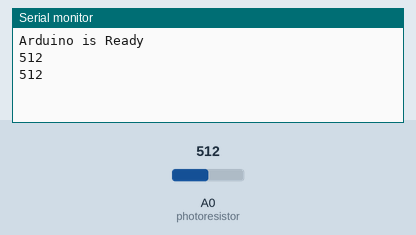
This sketch was run on a simulated Arduino Uno, built with avr-gcc and run on an emulated ATmega328P. Parts: the last lines printed to the serial monitor. The inputs (shaded band) are chosen by the test bench; at power-on: A0 (photoresistor) = 512.

Above: at 1.8 s.
1.9 s: A0 (photoresistor) set to 716
At 2.8 s:
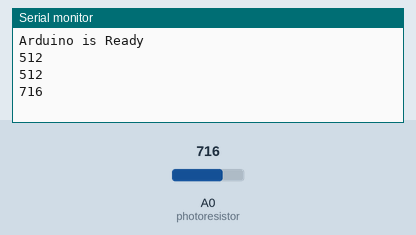
3.4 s: A0 (photoresistor) set to 900
At 4.8 s:
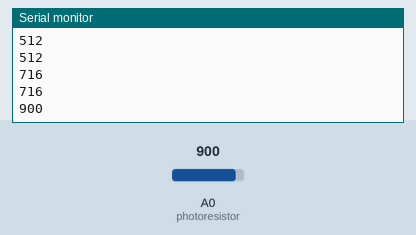
Timing chart, 0 to 6.4 s (numbered marks = the images above; inputs shaded):
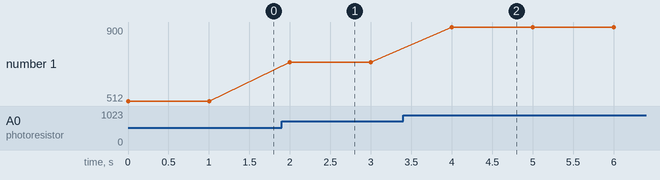

Measured:
- after the input at 1.9 s, the serial monitor: prints a new line after 0.10 s (image 1)
- after the input at 3.4 s, the serial monitor: prints a new line after 0.60 s (image 2)
- plotted number 1: 512 → 716 after the input at 1.9 s, 716 → 900 after the input at 3.4 s

The sketch:

Project_D.ino
```cpp
/*專題：光敏&繼電器
 *
 */

int photoresistor = A0;

void setup() {
  pinMode(photoresistor, INPUT);
  Serial.begin(115200);
  Serial.println("Arduino is Ready");
}

void loop() {
  int var = analogRead(photoresistor);
  Serial.println(var);
  delay(1000);
}
```
